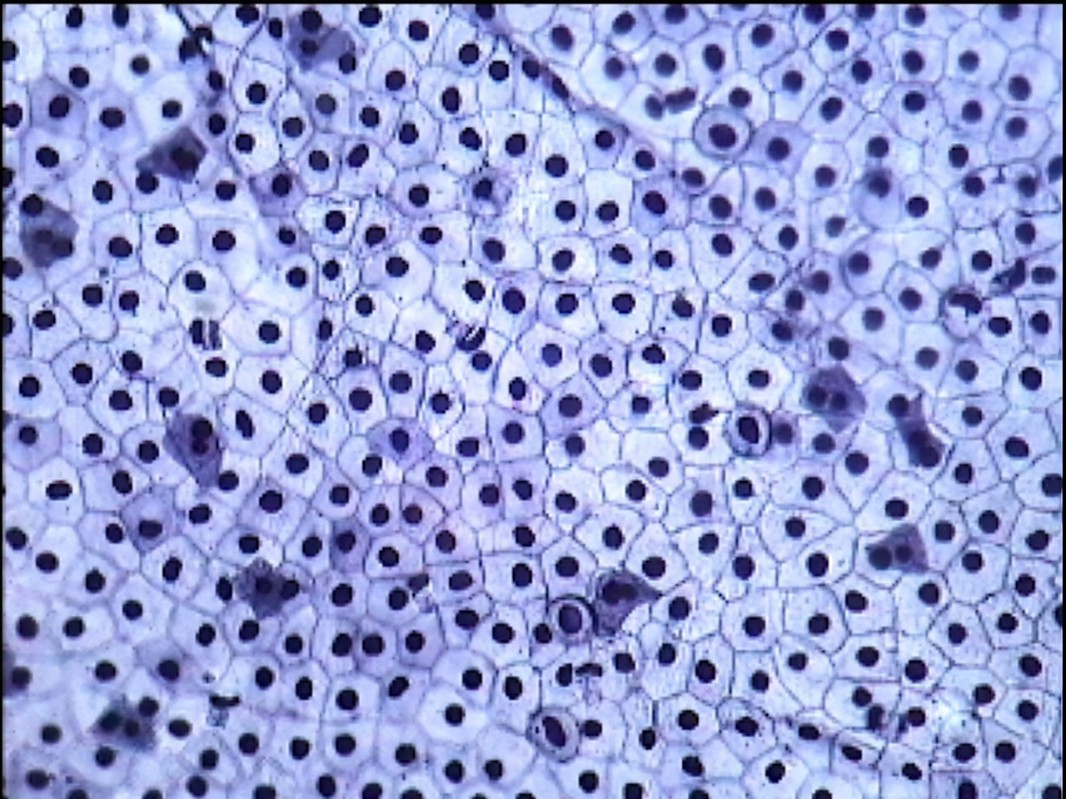
#> input picture cellules.jpg, 1066 x 799 px
$ jupyter execute scipy.ipynb
#> lines starting #> are read from the running program, lines starting #| are printed output that depends on the picture; after the words box and inside, x2 and y2 are one past the last pixel; in counts of white or black regions, pixels touching at a corner belong together
[cell 1]
import numpy as np
import matplotlib.pyplot as plt
from scipy.interpolate import interp1d
x=np.linspace(0,10,10)
y=x**2
plt.scatter(x,y)

Pour faire une interpolation linéaire lorsqu'il manque des valeurs dans notre dataset par exemple

[cell 2]
f=interp1d(x,y,kind='linear')
x_new=np.linspace(0,10,30)
result=f(x_new)
plt.scatter(x,y)
plt.scatter(x_new,result)

Optimisation à l'aide de curve_fit

[cell 3]
x=np.linspace(0,2,100)
y=1/3*x**3-3/5*x**2+2+np.random.randn(x.shape[0])/20
plt.title("Données pour fit ")
plt.scatter(x,y)

[cell 4]
def f(x,a,b,c,d):
    return(a*x**3+b*x**2+c*x+d)

from scipy import optimize
param,cov=optimize.curve_fit(f,x,y)
plt.scatter(x,y)
plt.plot(x,f(x,param[0],param[1],param[2],param[3]),c='red')
#> figure, not shown here; curve peaks at x = 2, y = 2.31

Minimisation

[cell 5]
def f(x):
    return(x**2+15*np.sin(x))
x=np.linspace(-10,10,100)
plt.plot(x,f(x))
#> figure, not shown here; curve peaks at x = -10, y = 108.2

[cell 6]
result=optimize.minimize(f,x0=-5).x #trouver le minimum de la fonction, .x pour accéder à la valeur
result

Traitement du signal

[cell 7]
x=np.linspace(0,10,100)
y=x+4*np.sin(x)+np.random.randn(x.shape[0])
print(x.shape[0])
plt.plot(x,y)
#> figure, not shown here; curve peaks at x = 8.48, y = 12.34

[cell 8]
from scipy import signal
new_y=signal.detrend(y)
plt.plot(x,new_y)
#> figure, not shown here; curve peaks at x = 1.31, y = 4.51

Transformation de Fourrier

[cell 9]
x=np.linspace(0,30,1000)
y=3*np.sin(x)+2*np.sin(5*x)+np.sin(10*x)+np.random.randn(x.shape[0])*5
plt.plot(x,y)
#> figure, not shown here; curve peaks at x = 25.65, y = 17.5

[cell 10]
from scipy import fftpack
fourier=fftpack.fft(y)
power=np.abs(fourier) #pour éviter les négatifs
frequences=fftpack.fftfreq(y.size)
plt.plot(np.abs(frequences),power)

[cell 11]
fourier[power<400]=0 #élimination du bruit
plt.plot(np.abs(frequences),np.abs(fourier))

[cell 12]
filtered=fftpack.ifft(fourier)
plt.legend()
plt.plot(x,y,label='Signal bruité')
plt.plot(x,filtered, label='Signal propre')
plt.legend()
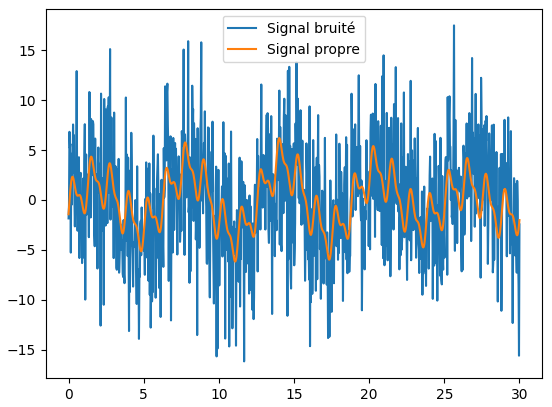
#> figure drawn by matplotlib, 1 panel; curve peaks at x = 25.65, y = 17.5; curve peaks at x = 14.02, y = 6.21

Traitement d'image

[cell 13]
from scipy import ndimage
np.random.seed(0)
X=np.zeros((32,32))
X[10:-10,10:-10]=1
X[np.random.randint(0,32,30),np.random.randint(0,32,30)]=1
plt.imshow(X)

[cell 14]
open_x=ndimage.binary_opening(X)
plt.imshow(open_x)
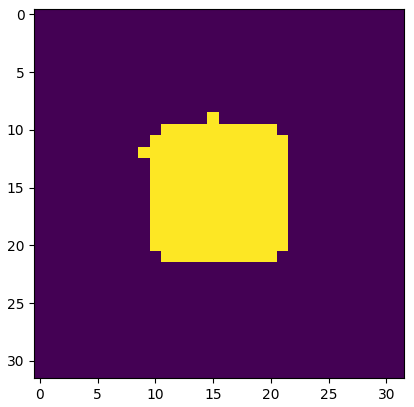
#> figure drawn by matplotlib, 1 panel

Décompte d'image

[cell 15]
image=plt.imread('cellules.jpg')
#> image is the input picture: shape (799, 1066, 3); mean R, G, B 149.9, 158.8, 210.1
image=image[:,:,0]
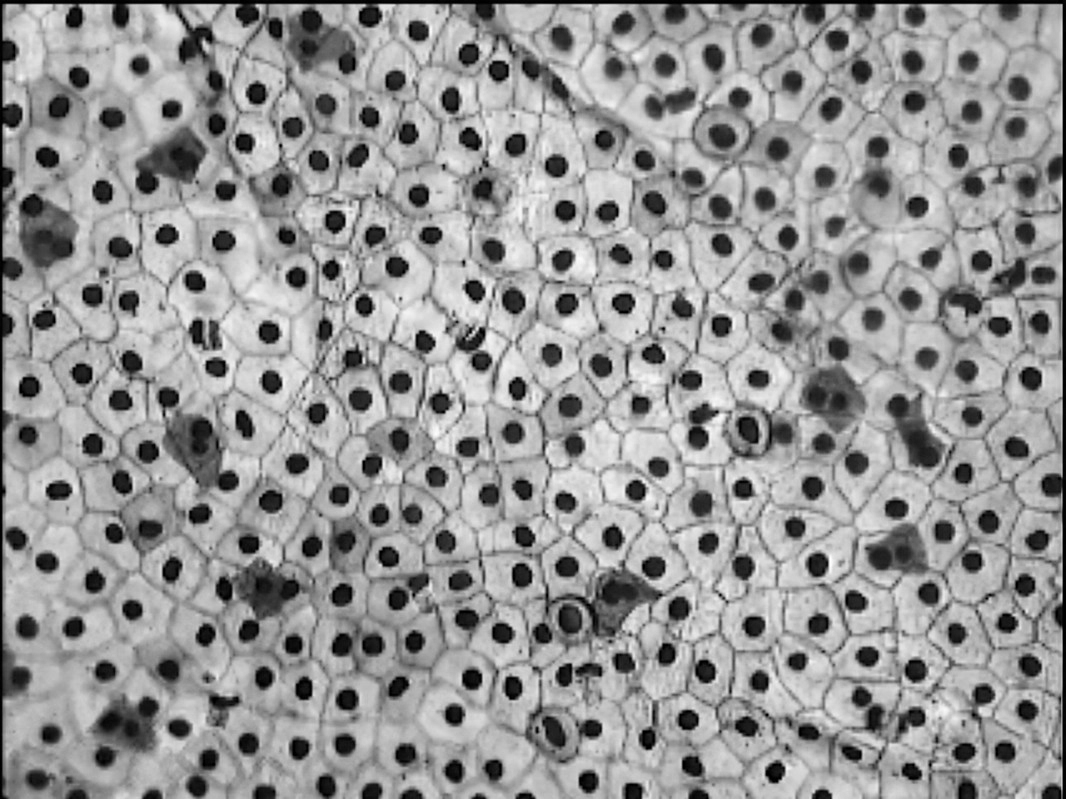
#> image: shape (799, 1066); min 0, max 255, mean 149.9
plt.imshow(image,cmap='gray')
image.shape
#> Out = (799, 1066)

[cell 16]
image_2=np.copy(image)
plt.hist(image_2.ravel(),bins=255)
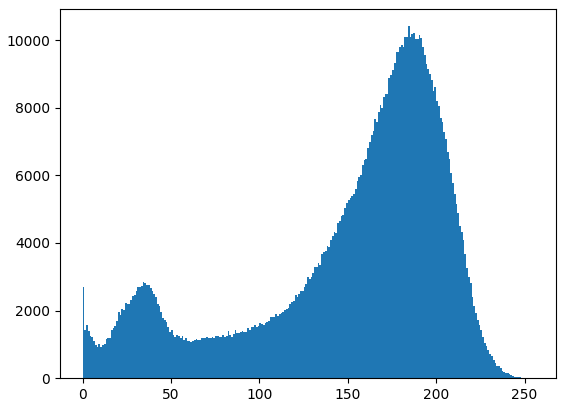
#> figure drawn by matplotlib, 1 panel; tallest bar 10413 high, from x = 184 to 185

[cell 17]
image_2=image_2<50
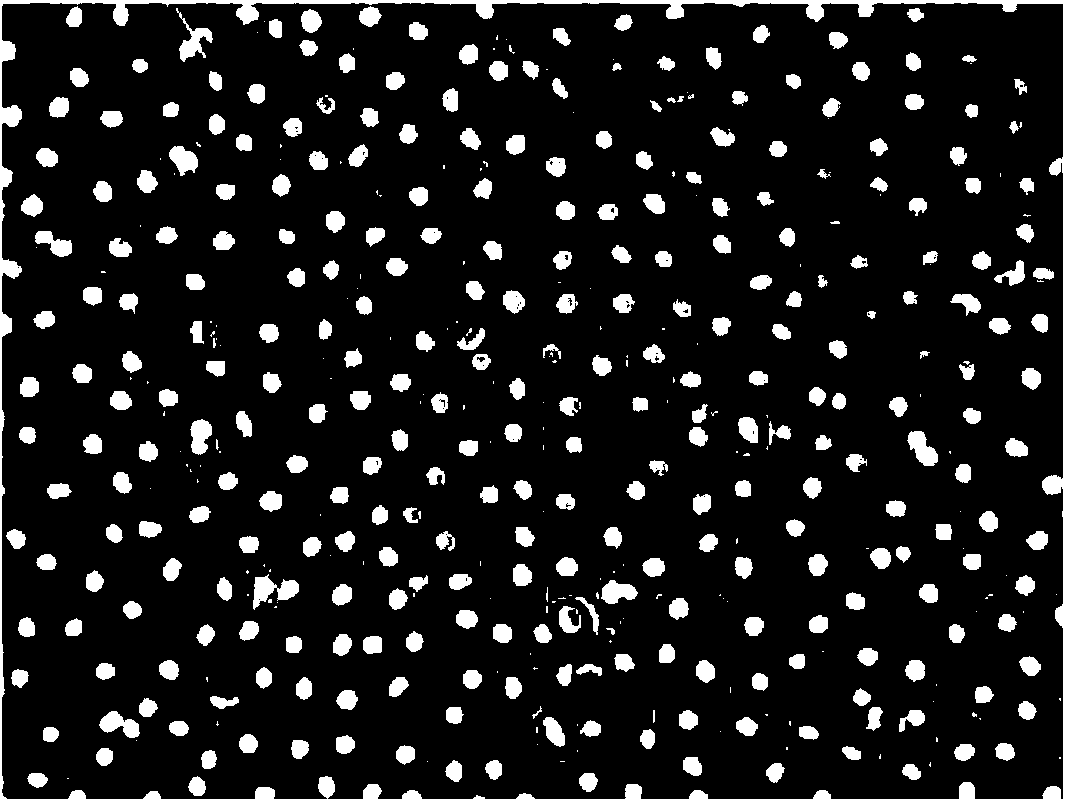
#> image_2: shape (799, 1066) bool; 11.1% white; 486 white regions (162 under 20 px), largest, box (x1, y1, x2, y2) and area: (0, 0, 1066, 799) 11700, (253, 574, 299, 610) 800, (176, 8, 213, 62) 642
plt.imshow(image_2)

[cell 18]
#nettoyage des artefacts
open_x=ndimage.binary_opening(image_2)
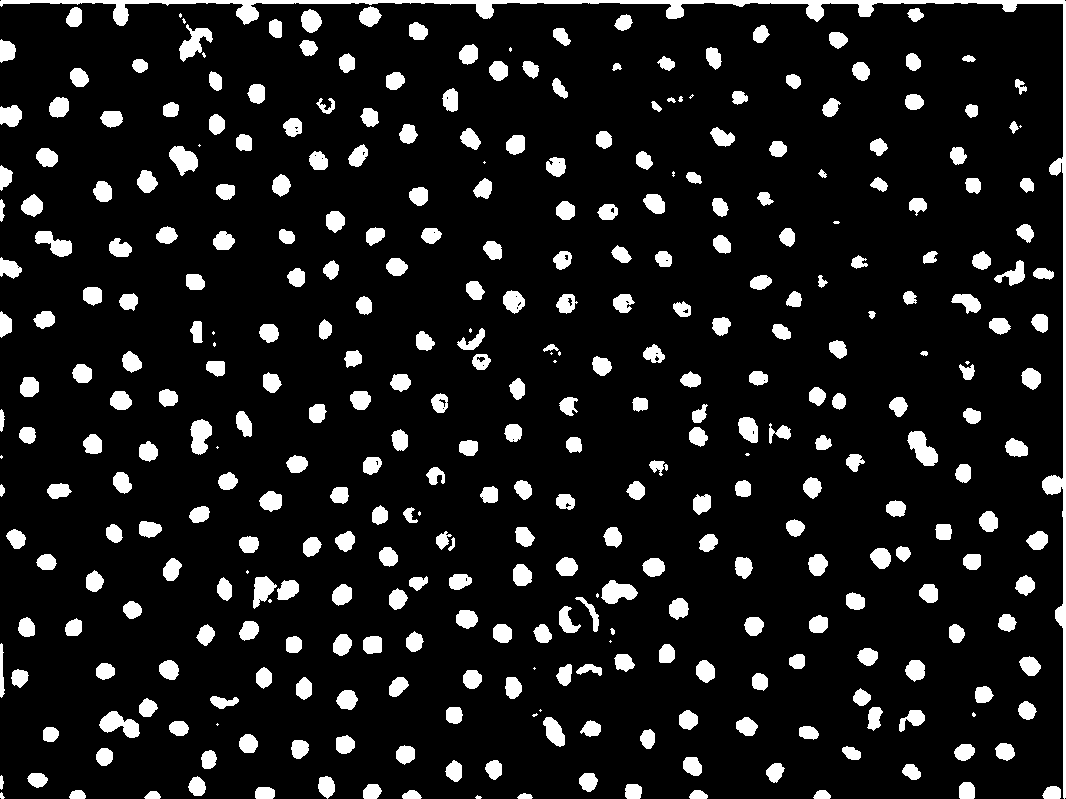
#> open_x: shape (799, 1066) bool; 10.7% white; 361 white regions (32 under 20 px), largest, box (x1, y1, x2, y2) and area: (0, 0, 1066, 799) 8657, (907, 431, 938, 466) 629, (99, 711, 140, 738) 613
plt.imshow(open_x)

[cell 19]
label_image,n_labels=ndimage.label(open_x)
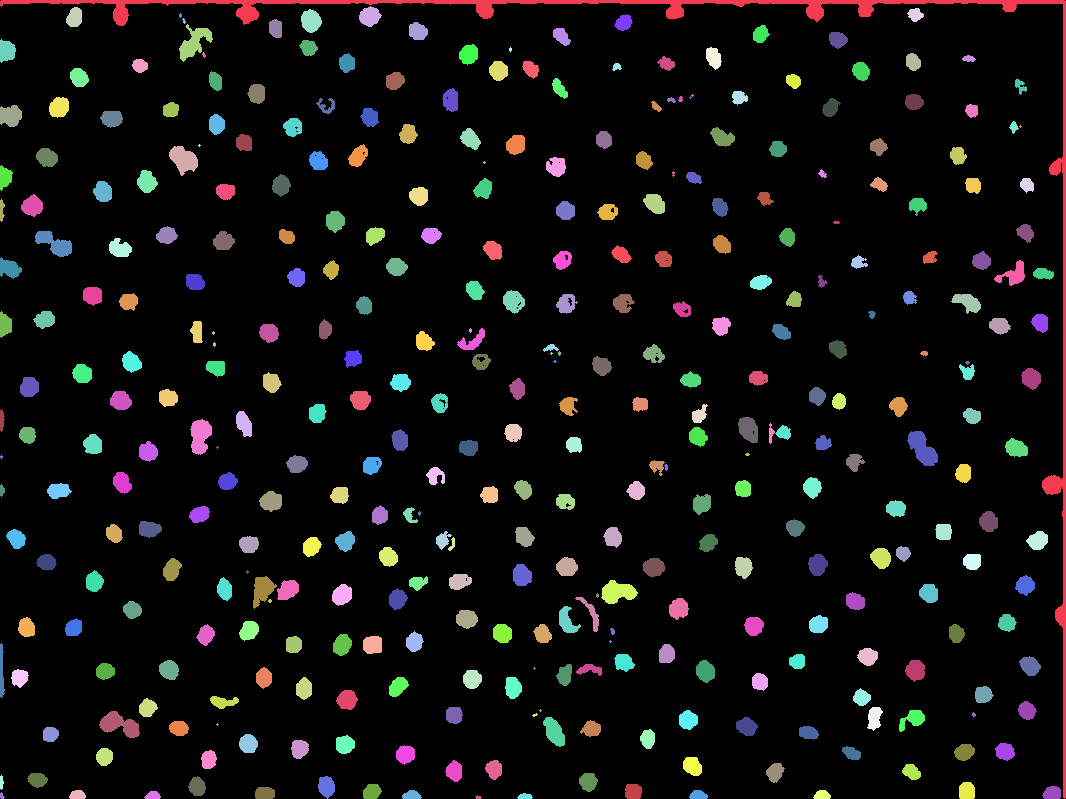
#> label_image: shape (799, 1066) int32; 364 distinct labels, from 0 to 363; one colour per label, 0 black
#> n_labels = 363
print(n_labels)
#| 363

#obtenir la taille
sizes=ndimage.sum(open_x,label_image,range(n_labels))
#> sizes = 363 values, max 8657 at index 1, min 0 at index 0, mean 250.9
plt.scatter(range(n_labels),sizes)
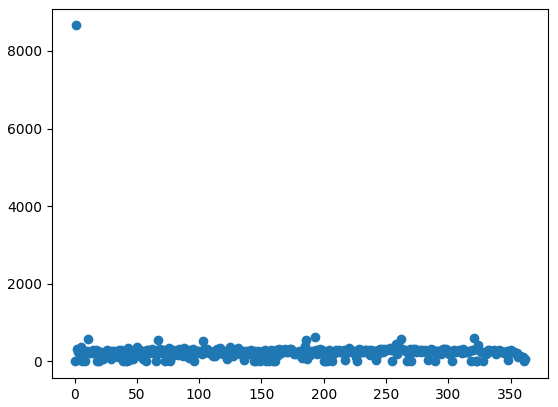
#> figure drawn by matplotlib, 1 panel
